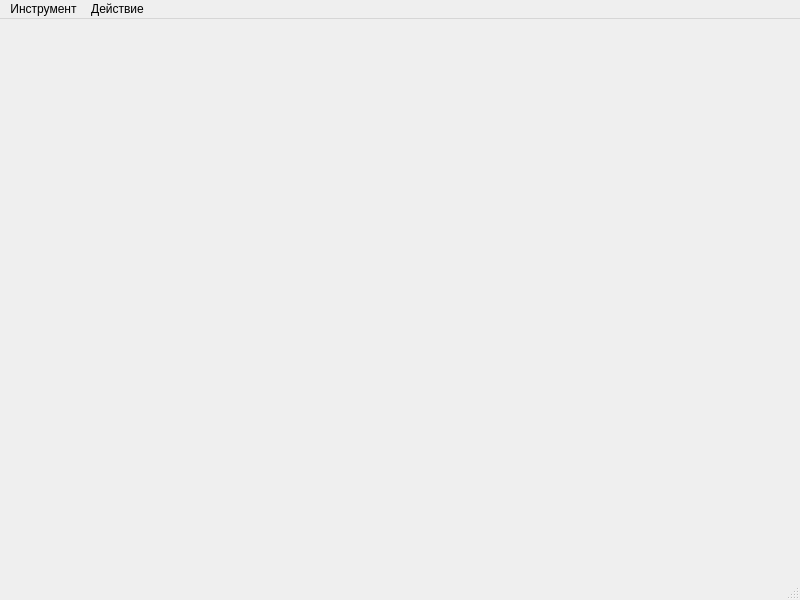
<?xml version="1.0" encoding="UTF-8"?>
<ui version="4.0">
 <class>MainWindow</class>
 <widget class="QMainWindow" name="MainWindow">
  <property name="geometry">
   <rect>
    <x>0</x>
    <y>0</y>
    <width>800</width>
    <height>600</height>
   </rect>
  </property>
  <property name="windowTitle">
   <string>MainWindow</string>
  </property>
  <widget class="QWidget" name="centralwidget">
   <property name="minimumSize">
    <size>
     <width>800</width>
     <height>556</height>
    </size>
   </property>
   <widget class="QLabel" name="display">
    <property name="geometry">
     <rect>
      <x>0</x>
      <y>0</y>
      <width>1920</width>
      <height>1080</height>
     </rect>
    </property>
    <property name="text">
     <string/>
    </property>
   </widget>
  </widget>
  <widget class="QMenuBar" name="menubar">
   <property name="geometry">
    <rect>
     <x>0</x>
     <y>0</y>
     <width>800</width>
     <height>22</height>
    </rect>
   </property>
   <widget class="QMenu" name="menu">
    <property name="title">
     <string>Инструмент</string>
    </property>
    <addaction name="pen_action"/>
    <addaction name="rect_action"/>
    <addaction name="triangle_action"/>
    <addaction name="circle_action"/>
   </widget>
   <widget class="QMenu" name="menu_2">
    <property name="title">
     <string>Действие</string>
    </property>
    <addaction name="move_action"/>
    <addaction name="tie_action"/>
    <addaction name="remove_action"/>
   </widget>
   <addaction name="menu"/>
   <addaction name="menu_2"/>
  </widget>
  <widget class="QStatusBar" name="statusbar"/>
  <action name="pen_action">
   <property name="text">
    <string>Карандаш</string>
   </property>
  </action>
  <action name="rect_action">
   <property name="text">
    <string>Прямоугольник</string>
   </property>
  </action>
  <action name="triangle_action">
   <property name="text">
    <string>Треугольник</string>
   </property>
  </action>
  <action name="circle_action">
   <property name="text">
    <string>Овал</string>
   </property>
  </action>
  <action name="move_action">
   <property name="text">
    <string>Перемещение</string>
   </property>
  </action>
  <action name="tie_action">
   <property name="text">
    <string>Связывание</string>
   </property>
  </action>
  <action name="remove_action">
   <property name="text">
    <string>Удаление</string>
   </property>
  </action>
 </widget>
 <resources/>
 <connections/>
</ui>
